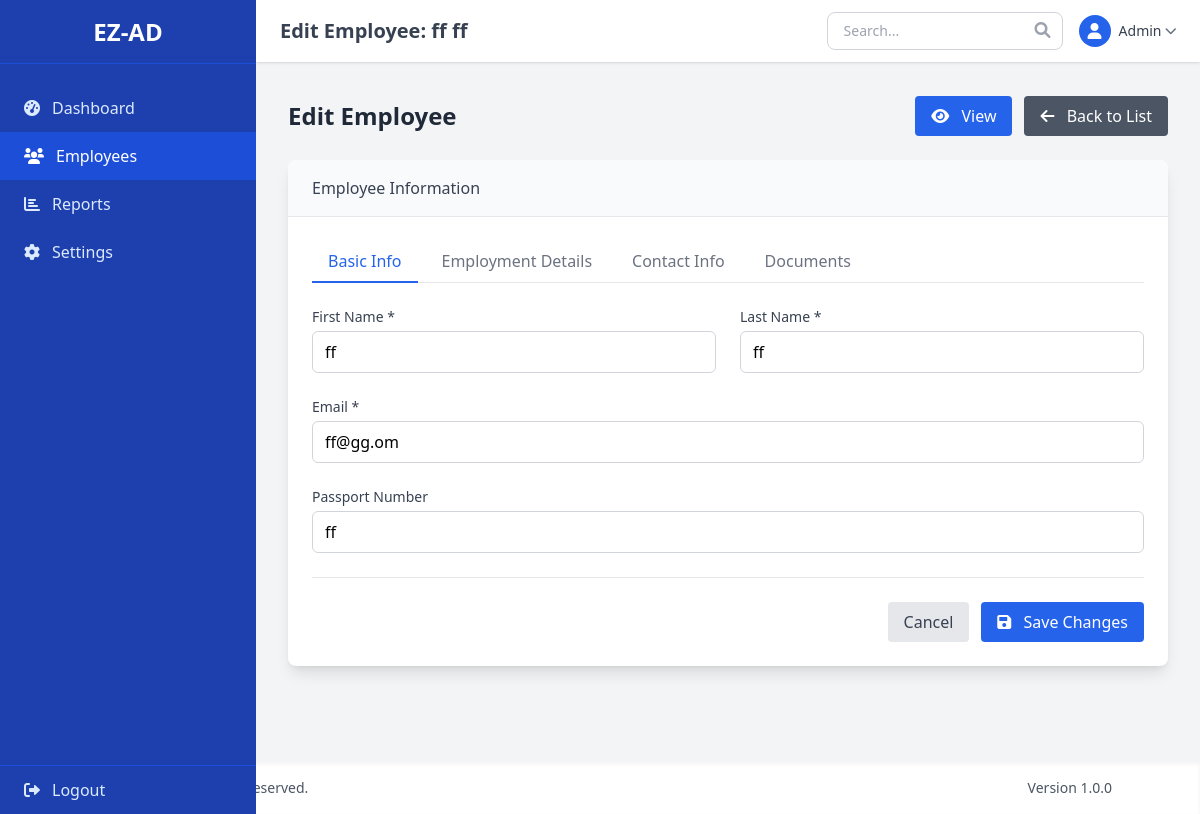
The page /pages/employees/edit.php?id=4 (signed in) on the database its author committed.
### tables this page shows
CREATE TABLE `employees` (
  `id` int(11) NOT NULL,
  `first_name` varchar(50) NOT NULL,
  `last_name` varchar(50) NOT NULL,
  `email` varchar(100) NOT NULL,
  `job_position` varchar(100) NOT NULL,
  `salary` decimal(10,2) NOT NULL,
  `currency` varchar(3) NOT NULL DEFAULT 'USD',
  `location` varchar(100) NOT NULL,
  `residential_address` text DEFAULT NULL,
  `payment_method` text DEFAULT NULL,
  `employment_type` varchar(50) NOT NULL,
  `work_hours_per_day` int(11) NOT NULL,
  `work_schedule` text DEFAULT NULL,
  `pst_work_hours` varchar(100) DEFAULT NULL,
  `passport_number` varchar(50) DEFAULT NULL,
  `local_cell_number` varchar(20) DEFAULT NULL,
  `emergency_contact` varchar(20) DEFAULT NULL,
  `start_date` date NOT NULL,
  `created_at` timestamp NULL DEFAULT current_timestamp(),
  `updated_at` timestamp NULL DEFAULT current_timestamp() ON UPDATE current_timestamp()
);

### includes/functions.php (called while the page is built, shortened)
<?php
function getEmployeeById($pdo, $id) {
	$stmt = $pdo->prepare("SELECT * FROM employees WHERE id = ?");
	$stmt->execute([$id]);
	return $stmt->fetch();
}
?>

### pages/employees/edit.php (the view, shortened to what this page needs)
<?php
require_once '../../config/database.php';
require_once '../../includes/functions.php';
$employeeId = (int)$_GET['id'];
$employee = getEmployeeById($pdo, $employeeId);
$pageTitle = 'Edit Employee: ' . htmlspecialchars($employee['first_name'] . ' ' . $employee['last_name']);
$firstName = $employee['first_name'];
$lastName = $employee['last_name'];
$email = $employee['email'];
$passportNumber = $employee['passport_number'];
$errors = [];
include '../../includes/header.php';
include '../../includes/sidebar.php';
?>
<div class="ml-64 pt-16 pb-8">
	<div class="p-8">
		<div class="flex justify-between items-center mb-6">
			<h1 class="text-2xl font-semibold text-gray-800">Edit Employee</h1>
			<div class="flex space-x-3">
				<a href="view.php?id=<?php echo $employeeId; ?>" class="px-4 py-2 bg-blue-600 text-white rounded hover:bg-blue-700 transition duration-150">
					<i class="fas fa-eye mr-2"></i> View
				</a>
				<a href="list.php" class="px-4 py-2 bg-gray-600 text-white rounded hover:bg-gray-700 transition duration-150">
					<i class="fas fa-arrow-left mr-2"></i> Back to List
				</a>
			</div>
		</div>
		<div class="bg-white rounded-lg shadow-lg overflow-hidden">
			<div class="px-6 py-4 bg-gray-50 border-b border-gray-200">
				<h2 class="font-medium text-gray-700">Employee Information</h2>
			</div>
			<form action="edit.php?id=<?php echo $employeeId; ?>" method="post" enctype="multipart/form-data" class="p-6">
				<div class="mb-6 border-b border-gray-200" data-tabs>
					<ul class="flex flex-wrap -mb-px">
						<li class="mr-2">
							<a href="#" class="inline-block py-2 px-4 text-blue-600 border-b-2 border-blue-600 font-medium" data-tab="basic-info">
								Basic Info
							</a>
						</li>
						<li class="mr-2">
							<a href="#" class="inline-block py-2 px-4 text-gray-500 hover:text-gray-700 border-b-2 border-transparent font-medium" data-tab="employment">
								Employment Details
							</a>
						</li>
						<li class="mr-2">
							<a href="#" class="inline-block py-2 px-4 text-gray-500 hover:text-gray-700 border-b-2 border-transparent font-medium" data-tab="contact">
								Contact Info
							</a>
						</li>
						<li class="mr-2">
							<a href="#" class="inline-block py-2 px-4 text-gray-500 hover:text-gray-700 border-b-2 border-transparent font-medium" data-tab="documents">
								Documents
							</a>
						</li>
					</ul>
				</div>
				<div data-tab-content="basic-info">
					<div class="grid grid-cols-1 md:grid-cols-2 gap-6 mb-6">
						<div>
							<label for="first_name" class="block text-sm font-medium text-gray-700 mb-1">First Name *</label>
							<input type="text" id="first_name" name="first_name" value="<?php echo htmlspecialchars($firstName); ?>"
								class="w-full px-3 py-2 border <?php echo isset($errors['first_name']) ? 'border-red-500' : 'border-gray-300'; ?> rounded-md focus:outline-none focus:ring-2 focus:ring-blue-500 focus:border-blue-500"
								required>
						</div>
						<div>
							<label for="last_name" class="block text-sm font-medium text-gray-700 mb-1">Last Name *</label>
							<input type="text" id="last_name" name="last_name" value="<?php echo htmlspecialchars($lastName); ?>"
								class="w-full px-3 py-2 border <?php echo isset($errors['last_name']) ? 'border-red-500' : 'border-gray-300'; ?> rounded-md focus:outline-none focus:ring-2 focus:ring-blue-500 focus:border-blue-500"
								required>
						</div>
					</div>
					<div class="mb-6">
						<label for="email" class="block text-sm font-medium text-gray-700 mb-1">Email *</label>
						<input type="email" id="email" name="email" value="<?php echo htmlspecialchars($email); ?>"
							class="w-full px-3 py-2 border <?php echo isset($errors['email']) ? 'border-red-500' : 'border-gray-300'; ?> rounded-md focus:outline-none focus:ring-2 focus:ring-blue-500 focus:border-blue-500"
							required>
					</div>
					<div class="mb-6">
						<label for="passport_number" class="block text-sm font-medium text-gray-700 mb-1">Passport Number</label>
						<input type="text" id="passport_number" name="passport_number" value="<?php echo htmlspecialchars($passportNumber); ?>"
							class="w-full px-3 py-2 border <?php echo isset($errors['passport_number']) ? 'border-red-500' : 'border-gray-300'; ?> rounded-md focus:outline-none focus:ring-2 focus:ring-blue-500 focus:border-blue-500">
					</div>
				</div>
				<div class="border-t border-gray-200 pt-6 mt-6">
					<div class="flex justify-end space-x-3">
						<a href="view.php?id=<?php echo $employeeId; ?>" class="px-4 py-2 bg-gray-200 text-gray-700 rounded hover:bg-gray-300 transition duration-150">
							Cancel
						</a>
						<button type="submit" class="px-4 py-2 bg-blue-600 text-white rounded hover:bg-blue-700 transition duration-150">
							<i class="fas fa-save mr-2"></i> Save Changes
						</button>
					</div>
				</div>
			</form>
		</div>
	</div>
</div>
<?php
include '../../includes/footer.php';
?>

### includes/header.php (shortened to what this page needs)
<!DOCTYPE html>
<html lang="en">
<head>
	<script src="https://cdn.tailwindcss.com"></script>
	<link rel="stylesheet" href="https://cdnjs.cloudflare.com/ajax/libs/font-awesome/6.0.0/css/all.min.css" />
</head>
<body class="bg-gray-100 min-h-screen">
	<header class="bg-white shadow fixed top-0 left-64 right-0 z-10">
		<div class="flex justify-between items-center px-6 py-3">
			<div class="flex items-center">
				<h1 class="text-xl font-semibold text-gray-700 ml-2 lg:ml-0"><?php echo $pageTitle ?? 'Dashboard'; ?></h1>
			</div>
			<div class="flex items-center">
				<div class="relative mr-4">
					<input type="text" placeholder="Search..." class="px-4 py-2 rounded-lg border border-gray-300 focus:outline-none focus:ring-2 focus:ring-blue-500 focus:border-blue-500 text-sm">
					<i class="fas fa-search absolute right-3 top-2.5 text-gray-400"></i>
				</div>
				<div class="relative">
					<button class="flex items-center focus:outline-none" id="user-menu-button">
						<div class="h-8 w-8 rounded-full bg-blue-600 flex items-center justify-center text-white">
							<i class="fas fa-user"></i>
						</div>
						<span class="ml-2 mr-1 text-sm font-medium text-gray-700 hidden md:block">Admin</span>
						<i class="fas fa-chevron-down text-xs text-gray-500"></i>
					</button>
				</div>
			</div>
		</div>
	</header>

### rows shown on the page
employees: pageTitle "Edit Employee: ff ff", first_name "ff", last_name "ff", email "ff@gg.om", passport_number "ff"

### other values the page prints
$item['text'] "Dashboard"
$item['text'] "Employees"
$item['text'] "Reports"
$item['text'] "Settings"
